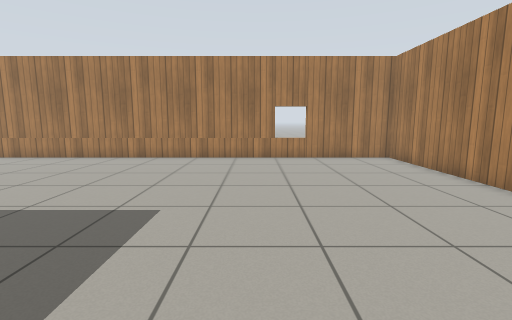
[1] (above)

17 first-person views from a walk through a world built for the Gazebo simulator. The camera is 0.94 m above the floor, tilts 8° down and sees 85° across. The floor is counted in squares, 0.5 m on a side. Each view is taken from the middle of a square. On the plan, view 1 faces up. The plan holds only what a view shows up to about 16 squares ahead; the rest is blank. The place goes on beyond the plan. Gazebo's built-in surfaces are drawn with simple patterns.

[2]
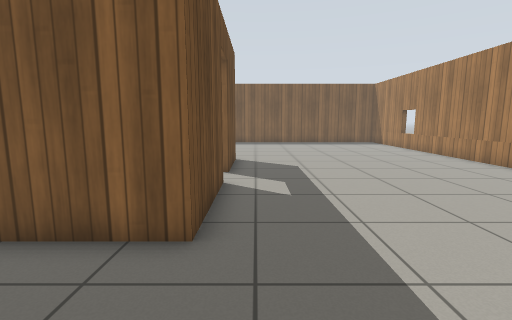

[3]
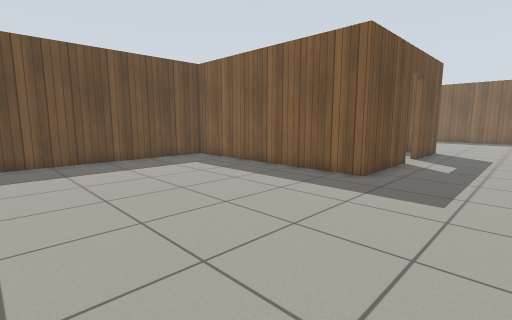

[4]
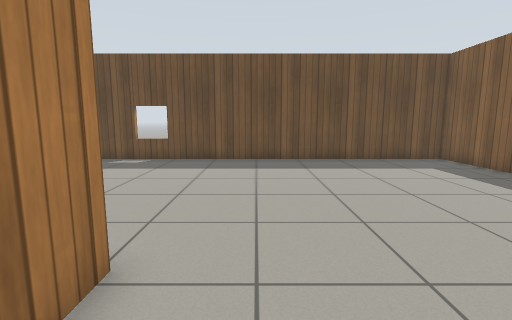

[5]
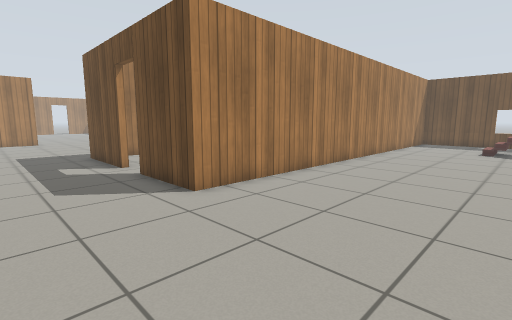

[6]
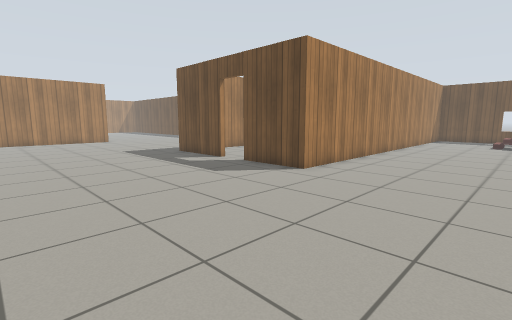

[7]
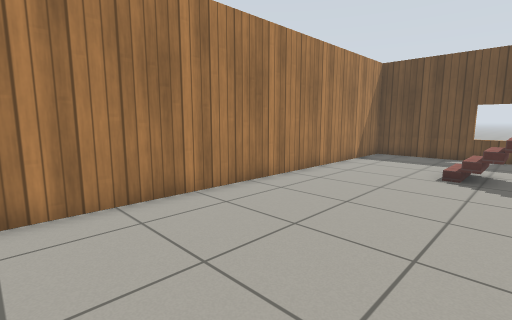

[8]
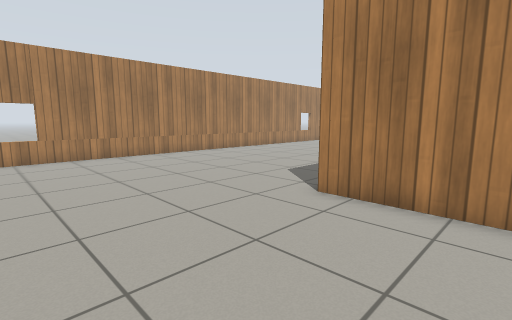

[9]
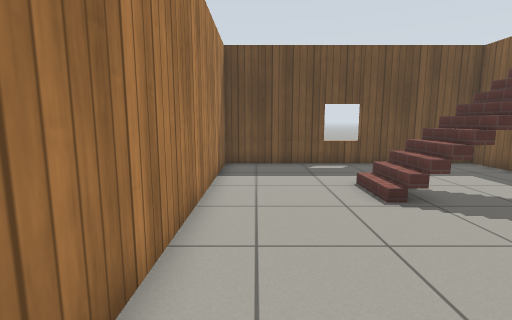

[10]
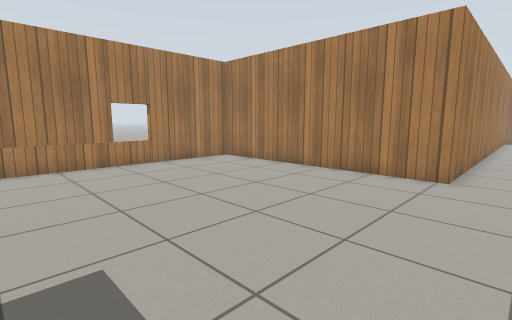

[11]
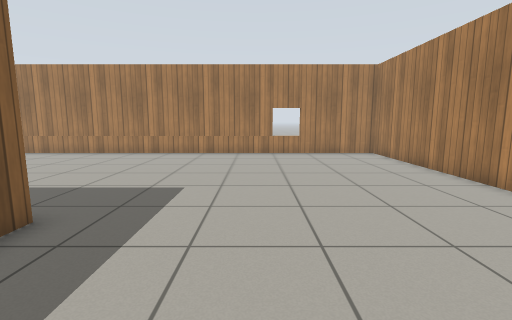

[12]
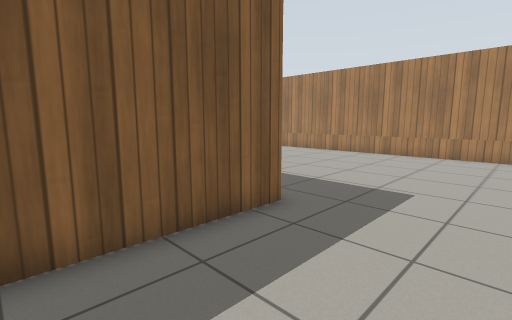

[13]
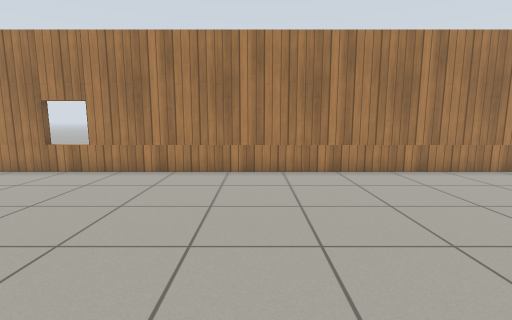

[14]
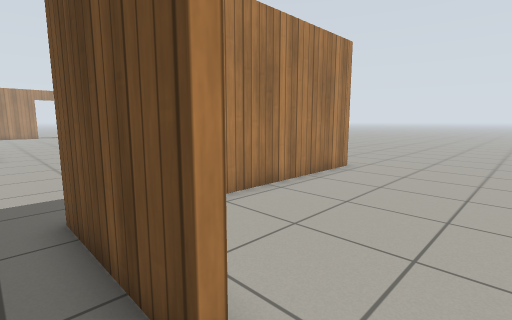

[15]
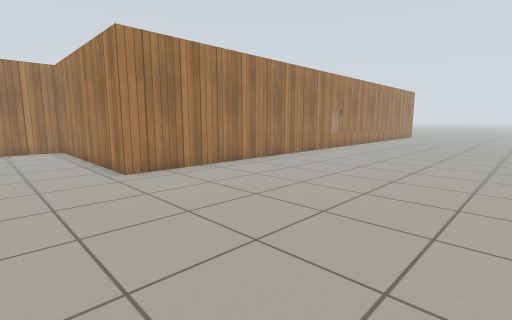

[16]
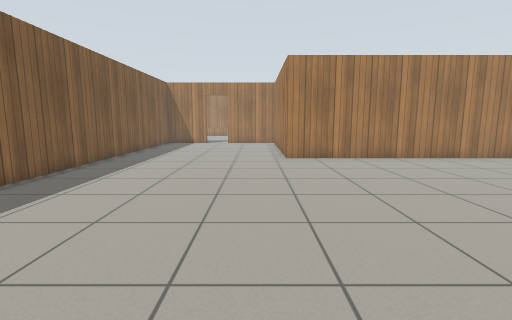

[17]
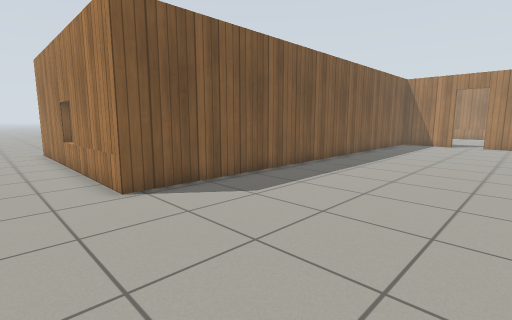

### Floor plan
Points are (right, up) in squares from view 1. A wall is a line through its corners. A room is listed if a view was taken in it or the views show most of it. See-through windows are left out.
Room 1 (views 1, 2, 3, 4, 5, 6, 7, 8, 9, 10, 11, 12, 13, 14)
walls: (-8.5, 3) (-4.2, 3) (-4.2, -6.7) (7.5, -6.7); (7.5, 3.7) (6.8, 3.7) (6.8, 14.2) (-20.5, 14.2); (-20.5, -18.2) (-13.7, -18.2) (-13.7, 3) (-10.2, 3)
ways out: open door at (-9.5, 3) to room 2
Room 2 (views 15, 16, 17)
walls: (-13.4, -4.6) (-13.4, -18.5) (-20.5, -18.5); (7, -7) (-4.5, -7) (-4.5, 2.7) (-7.2, 2.7)
ways out: open door at (-9.5, 3) to room 1

Positions as (right, up) in squares from view 1, and headings:
1: (0, 0), facing up
2: (0, 4), facing left
3: (5, 7), facing down-left
4: (5, 7), facing down
5: (-20, 7), facing down-right
6: (-20, 12), facing down-right
7: (-20, -2), facing down-right
8: (-20, -1), facing up-right
9: (-15, -6), facing down
10: (-3, 2), facing up-right
11: (0, -2), facing up
12: (0, -2), facing up-left
13: (-12, 4), facing up
14: (-10, 4), facing down-right
15: (-8, -17), facing up-right
16: (-6, -21), facing up
17: (-6, -21), facing up-left
